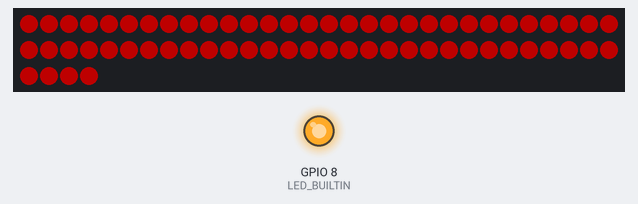
This program was run on a simulated ESP32-C3. Shown: 64 RGB LEDs in strip order, left to right, continuing on the next row, output pins drawn as LEDs (lit = HIGH). Dim RGB values are drawn brighter than linear.

Above: at 0.1 s.
At 1.1 s:
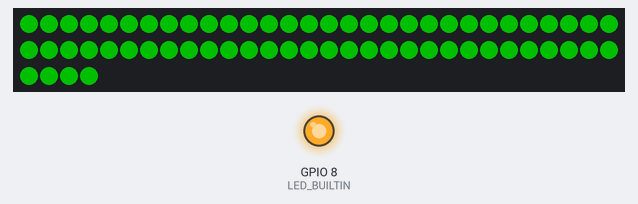
At 2.1 s:
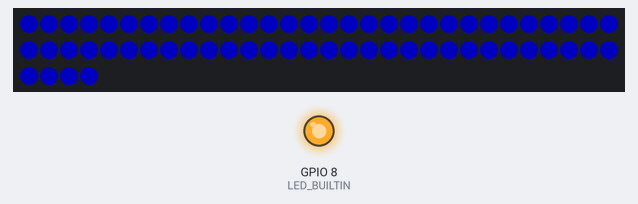
At 3.1 s:
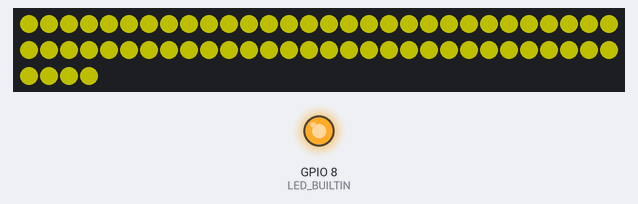
At 5.1 s:
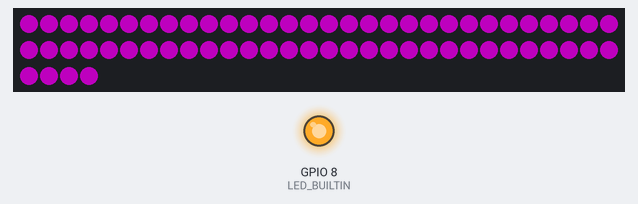
At 36.0 s:
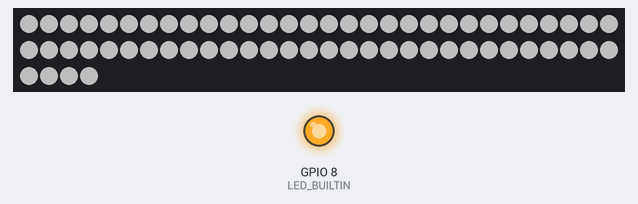

The program:

main.cpp
```cpp
#include <Adafruit_NeoPixel.h>
#include <Arduino.h>

#ifdef LED_BUILTIN
#undef LED_BUILTIN
#endif
#define LED_BUILTIN 8
#define PIN_PIXS 10
#define PIX_NUM 64

Adafruit_NeoPixel pixels(PIX_NUM, PIN_PIXS, NEO_GRB + NEO_KHZ800);

void inline initBoard() {
  pinMode(LED_BUILTIN, OUTPUT);
  digitalWrite(LED_BUILTIN, HIGH);
  pixels.begin();
  pixels.setBrightness(80);
  pixels.clear();
}

void inline colorBlink(uint32_t c) {
  pixels.fill(c);
  pixels.show();
  delay(1000);
}

void inline pixelsCheck() {
  uint32_t colors[] = {0xFF0000, 0x00FF00, 0x0000FF, 0xFFFF00,
                       0x00FFFF, 0xFF00FF, 0xFFFFFF};
  for (auto c : colors) {
    colorBlink(c);
  }
}

void setup() { initBoard(); }

void loop() {
  pixelsCheck();
  for (uint16_t i = 0; i < 1024 * 10; i++) {
    pixels.rainbow(i * 30, -1, 255, 255);
    pixels.show();
  }
}
```

Measured:
- what the display in image 1 shows lasts 1.0 s, from 1.0 s to 2.0 s
